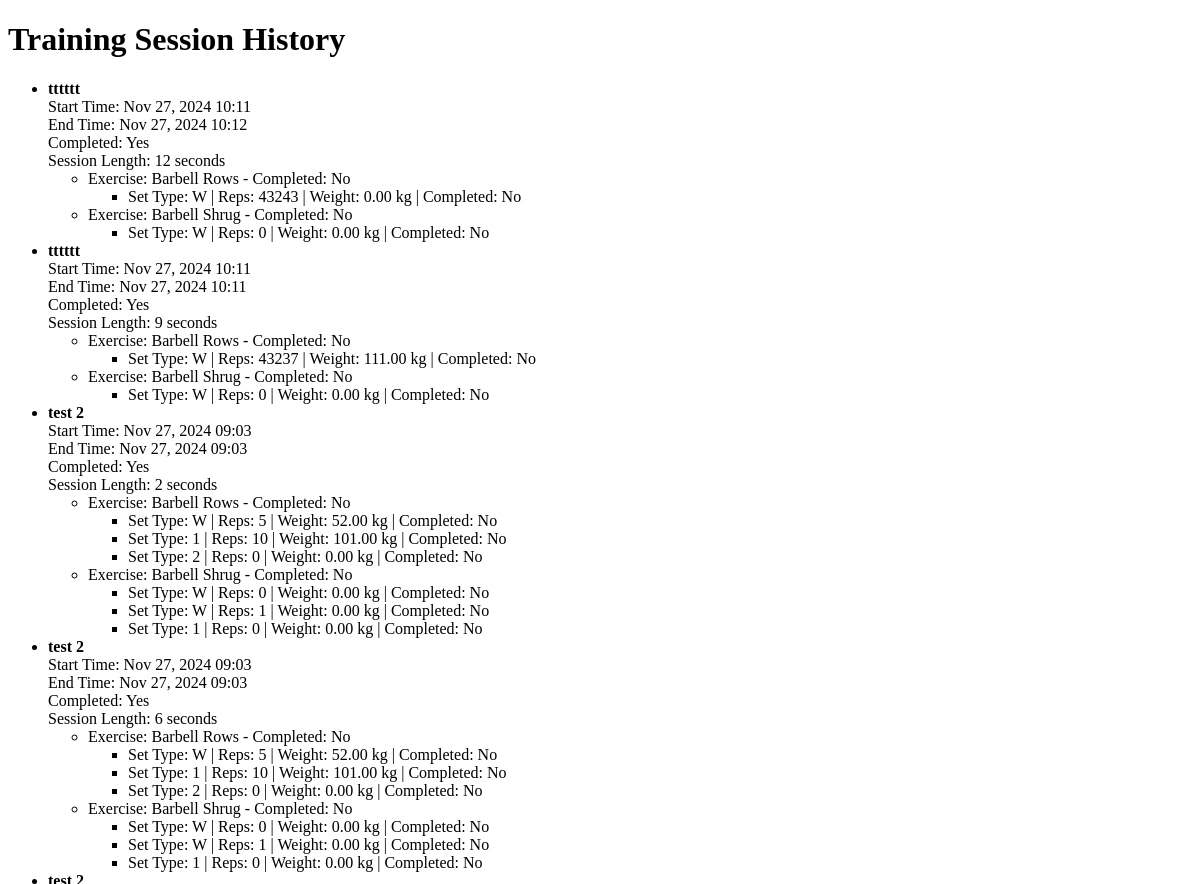
The page /training-history/ (upper part) on the database as committed earlier.
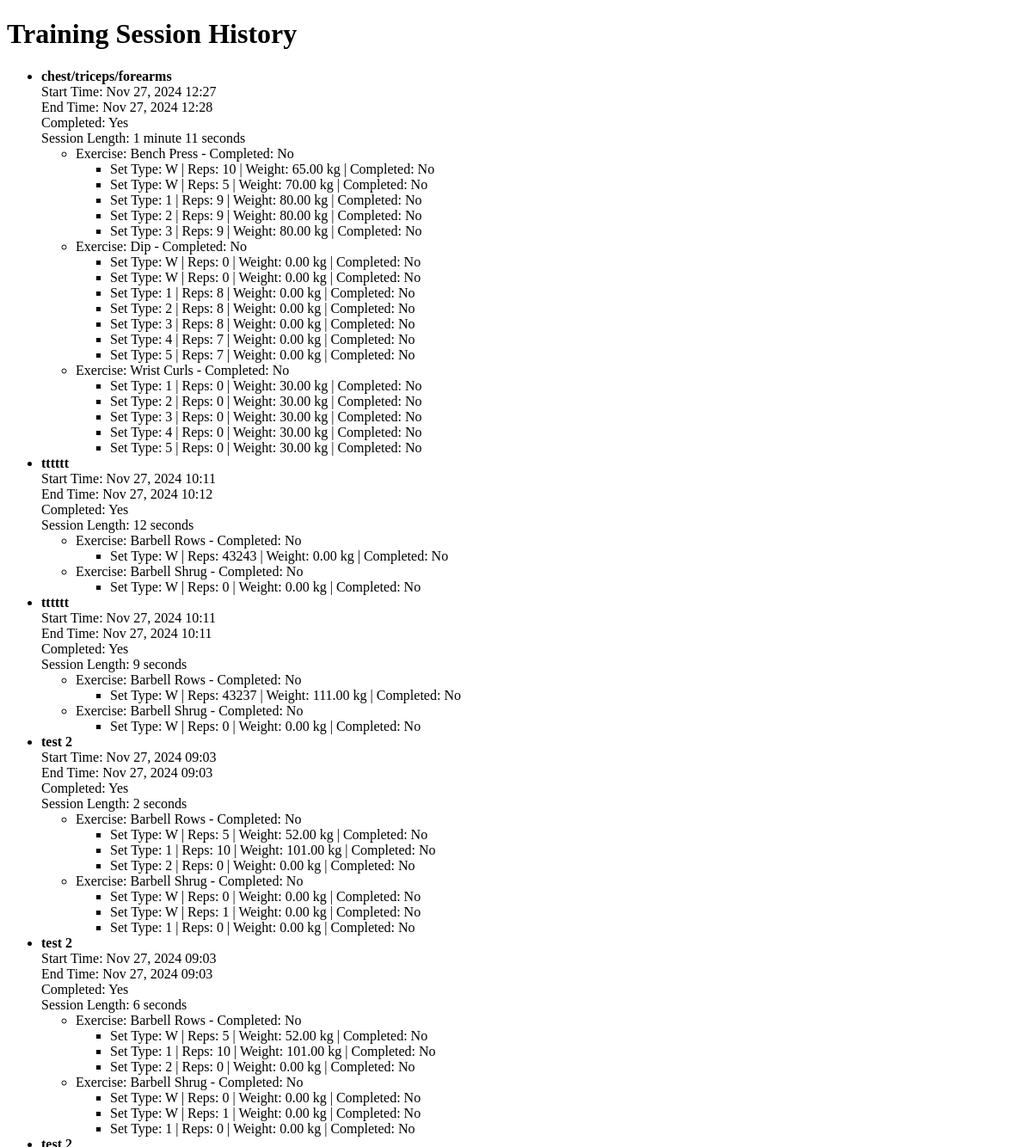
The same page on the database as committed later.
### training_sessions/models.py (models this page shows, shortened)
class TrainingSession(models.Model):
    template = models.ForeignKey(TrainingTemplate, on_delete=models.CASCADE)
    start_time = models.DateTimeField(auto_now_add=True)
    end_time = models.DateTimeField(null=True, blank=True)
    is_completed = models.BooleanField(default=False)

class SessionExercise(models.Model):
    session = models.ForeignKey(TrainingSession, related_name='session_exercises', on_delete=models.CASCADE)
    exercise = models.ForeignKey(Exercise, on_delete=models.CASCADE)
    is_completed = models.BooleanField(default=False)

class SessionSet(models.Model):
    session_exercise = models.ForeignKey(SessionExercise, related_name='session_sets', on_delete=models.CASCADE)
    set_type = models.CharField(max_length=50)  # E.g., Warmup, Working
    reps = models.PositiveIntegerField()
    weight = models.DecimalField(max_digits=5, decimal_places=2)
    is_completed = models.BooleanField(default=False)

### training_templates/models.py (models this page shows, shortened)
class TrainingTemplate(models.Model):
    name = models.CharField(max_length=100)
    exercises = models.ManyToManyField(Exercise, through='ExerciseOrder')

### exercises/models.py (models this page shows, shortened)
class Exercise(models.Model):
    name = models.CharField(max_length=100)
    main_body_part = models.ForeignKey(BodyPart, on_delete=models.CASCADE, related_name='main_body_exercises')
    additional_body_parts = models.ManyToManyField(BodyPart, related_name='additional_body_exercises', blank=True)
    class Meta:
        ordering = ['name']  # Specify ordering by name

### training_history/views.py (the view)
# urls.py: path('', TrainingSessionHistoryView.as_view(), name='training_session_history'),
class TrainingSessionHistoryView(ListView):
    model = TrainingSession
    template_name = 'training_history/history.html'
    context_object_name = 'training_sessions'
    ordering = ['-start_time']
    def get_queryset(self):
        queryset = super().get_queryset().prefetch_related('session_exercises__session_sets')
        for session in queryset:
            if session.start_time and session.end_time:
                session.duration = session.end_time - session.start_time
            elif session.start_time:
                session.duration = timezone.now() - session.start_time
            else:
                session.duration = None
            if session.duration:
                total_seconds = session.duration.total_seconds()
                session.hours = int(total_seconds // 3600)
                session.minutes = int((total_seconds % 3600) // 60)
                session.seconds = int(total_seconds % 60)
            else:
                session.hours = session.minutes = session.seconds = 0
        return queryset

### training_history/templates/training_history/history.html (shortened to what this page needs)
<!DOCTYPE html>
<html lang="en">
<head>
</head>
<body>
    <h1>Training Session History</h1>
    {% if training_sessions %}
        <ul>
            {% for session in training_sessions %}
                <li>
                    <strong>{{ session.template.name }}</strong><br>
                    Start Time: {{ session.start_time|date:"M d, Y H:i" }}<br>
                    {% if session.end_time %}
                        End Time: {{ session.end_time|date:"M d, Y H:i" }}<br>
                    {% endif %}
                    Completed: {{ session.is_completed|yesno:"Yes,No" }}<br>
                    {% if session.duration %}
                        Session Length:
                        {% if session.minutes %}
                            {{ session.minutes }} minute{% if session.minutes != 1 %}s{% endif %}
                        {% endif %}
                        {% if session.seconds %}
                            {{ session.seconds }} second{% if session.seconds != 1 %}s{% endif %}
                        {% endif %}
                        <br>
                    {% else %}
                        Session Length: Not available<br>
                    {% endif %}
                    {% for session_exercise in session.session_exercises.all %}
                        <ul>
                            <li>
                                Exercise: {{ session_exercise.exercise.name }} - Completed: {{ session_exercise.is_completed|yesno:"Yes,No" }}
                                <ul>
                                    {% for session_set in session_exercise.session_sets.all %}
                                        <li>
                                            Set Type: {{ session_set.set_type }} | Reps: {{ session_set.reps }} | Weight: {{ session_set.weight }} kg | Completed: {{ session_set.is_completed|yesno:"Yes,No" }}
                                        </li>
                                    {% endfor %}
                                </ul>
                            </li>
                        </ul>
                    {% endfor %}
                </li>
            {% endfor %}
        </ul>
    {% else %}
        <p>No training sessions recorded yet.</p>
    {% endif %}
</body>
</html>

Rows that differ between the two databases and show on the page:
added TrainingSession: template.name "chest/triceps/forearms", start_time "Nov 27, 2024 12:27", end_time "Nov 27, 2024 12:28", is_completed "Yes", minutes "1", seconds "11"
added SessionExercise: exercise.name "Bench Press", is_completed "No", shown under "chest/triceps/forearms"
added SessionSet: set_type "W", reps "10", weight "65.00", is_completed "No", shown under "Bench Press"
added SessionSet: set_type "W", reps "5", weight "70.00", is_completed "No", shown under "Bench Press"
added SessionSet: set_type "1", reps "9", weight "80.00", is_completed "No", shown under "Bench Press"
added SessionSet: set_type "2", reps "9", weight "80.00", is_completed "No", shown under "Bench Press"
added SessionSet: set_type "3", reps "9", weight "80.00", is_completed "No", shown under "Bench Press"
added SessionExercise: exercise.name "Dip", is_completed "No", shown under "chest/triceps/forearms"
added SessionSet: set_type "W", reps "0", weight "0.00", is_completed "No", shown under "Dip"
added SessionSet: set_type "W", reps "0", weight "0.00", is_completed "No", shown under "Dip"
added SessionSet: set_type "1", reps "8", weight "0.00", is_completed "No", shown under "Dip"
added SessionSet: set_type "2", reps "8", weight "0.00", is_completed "No", shown under "Dip"
added SessionSet: set_type "3", reps "8", weight "0.00", is_completed "No", shown under "Dip"
added SessionSet: set_type "4", reps "7", weight "0.00", is_completed "No", shown under "Dip"
added SessionSet: set_type "5", reps "7", weight "0.00", is_completed "No", shown under "Dip"
added SessionExercise: exercise.name "Wrist Curls", is_completed "No", shown under "chest/triceps/forearms"
added SessionSet: set_type "1", reps "0", weight "30.00", is_completed "No", shown under "Wrist Curls"
added SessionSet: set_type "2", reps "0", weight "30.00", is_completed "No", shown under "Wrist Curls"
added SessionSet: set_type "3", reps "0", weight "30.00", is_completed "No", shown under "Wrist Curls"
added SessionSet: set_type "4", reps "0", weight "30.00", is_completed "No", shown under "Wrist Curls"
added SessionSet: set_type "5", reps "0", weight "30.00", is_completed "No", shown under "Wrist Curls"
